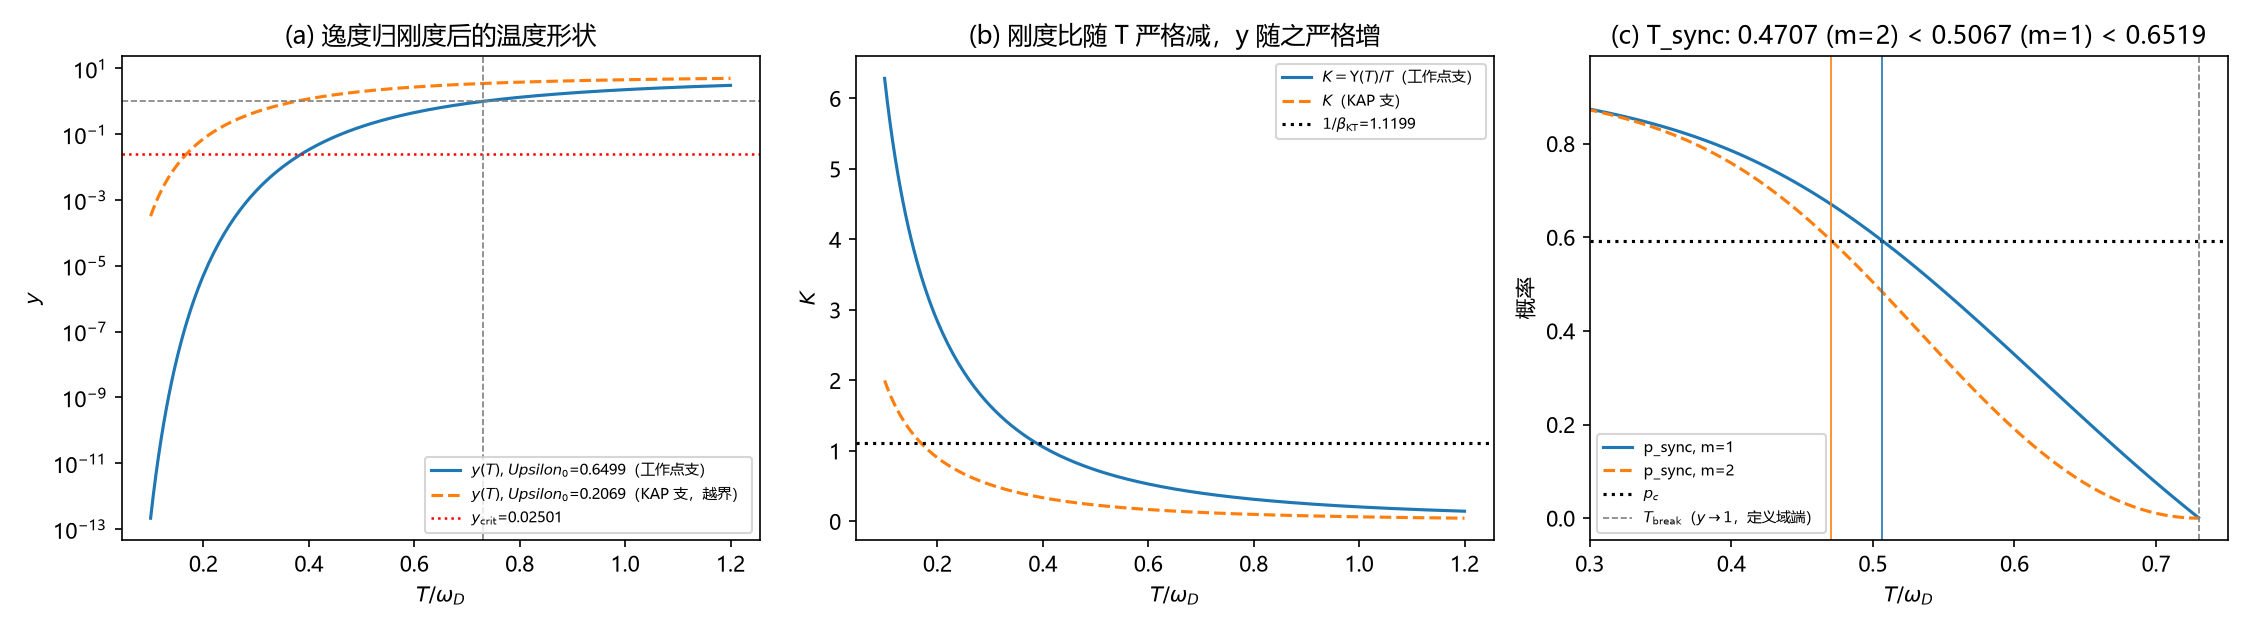

Python code for this plot:
# -*- coding: utf-8 -*-
"""环 15 / 审-6 重开（第 185 轮）：逸度 y 的温度依赖归还刚度，sigma_theta 只作恒等

登记口径：
- (15L.3) y(T) = 2*pi*exp(-E_c/(k_B T)), E_c = (pi^2/2) * Upsilon（Upsilon 为有效刚度）
- 环 19 (19W.3)/(19W.8)：Upsilon_bare(T) = Upsilon_0 * w(T)，w(T) = 2*int_0^1 u*tanh(u/(2T/w_D)) du
- (15L.5) y(T_c) <= 2*pi*exp(-pi^2/(2*beta_KT)) = 0.02501（与 Upsilon 无关）

本脚本只做：两条 Upsilon_0 分支下的 y(T)、t(T_c)、T_sync(m)，以及 (15L.5) 反解出的 Upsilon_0 下界。
无拟合、无新参数。
"""
import json
import numpy as np
import matplotlib
matplotlib.use("Agg")
import matplotlib.pyplot as plt
from scipy.stats import chi2
from scipy.optimize import brentq

plt.rcParams["font.sans-serif"] = ["Microsoft YaHei", "SimHei", "DejaVu Sans"]
plt.rcParams["axes.unicode_minus"] = False

PC = 0.592746
NU = 9.0
TU = 1.3
TC = 0.3
XC = 4.5
G = 0.622281
BETA_K = 0.89294
YB = 2.0 * np.pi * np.exp(-np.pi ** 2 / (2.0 * BETA_K))      # 0.02501 上界


def w(x, n=40001):
    if x <= 0.0:
        return 1.0
    u = np.linspace(0.0, 1.0, n)
    return float(2.0 * np.trapezoid(u * np.tanh(u / (2.0 * x)), u))


WC = w(TC)
Phi = lambda p: ((p - PC) / (1 - PC)) ** TU
phic = 1.0 - chi2.cdf(XC, NU)
KAP = G * Phi(phic)
UPS0_KAP = 2.0 * TC / (np.pi ** 2 * WC * KAP)      # 163 轮的两支之一
UPS0_WP = 2.0 * 3.207211 / np.pi ** 2              # 工作点支：2*E_c/pi^2, E_c=3.207211

p_pair = lambda t: 1.0 - chi2.cdf(XC * WC / w(t), NU)


def K_of(ups0, t):
    return ups0 * w(t) / t


def y_of(ups0, t):
    return 2.0 * np.pi * np.exp(-np.pi ** 2 * K_of(ups0, t) / 2.0)


_tm = lambda ups0, t, m: 1.0 + m * np.log(1.0 - y_of(ups0, t)) / np.log(phic)
_ps = lambda ups0, t, m: p_pair(t) * (1.0 - y_of(ups0, t)) ** m

out = {"w_Tc": WC, "p_at_Tc": phic, "y_bound": YB, "Upsilon0_KAP": UPS0_KAP, "Upsilon0_wp": UPS0_WP}

# (15L.5) 反解 Upsilon_0 下界：K(T_c)=Upsilon_0*w(T_c)/T_c >= 1/beta_KT
out["Upsilon0_lower_from_bound"] = TC / (BETA_K * WC)
out["K_Tc_wp"] = K_of(UPS0_WP, TC)
out["K_Tc_KAP"] = K_of(UPS0_KAP, TC)
out["one_over_beta"] = 1.0 / BETA_K

# y(T) 与单调性：y 增 <=> K 减
out["y_Tc_wp"] = y_of(UPS0_WP, TC)
out["y_Tc_KAP"] = y_of(UPS0_KAP, TC)
out["y_Tc_wp_le_bound"] = bool(out["y_Tc_wp"] <= YB + 1e-15)
out["y_Tc_KAP_le_bound"] = bool(out["y_Tc_KAP"] <= YB + 1e-15)

ts = np.linspace(0.10, 1.20, 221)
rows = []
for ups0, tag in ((UPS0_WP, "wp"), (UPS0_KAP, "KAP")):
    Ks = np.array([K_of(ups0, float(t)) for t in ts])
    ysr = np.array([y_of(ups0, float(t)) for t in ts])
    out[f"K_strict_decreasing_{tag}"] = bool(np.all(np.diff(Ks) < 0))
    out[f"y_strict_increasing_{tag}"] = bool(np.all(np.diff(ysr) > 0))
    out[f"y_max_{tag}"] = float(ysr.max())
    out[f"y_argmax_{tag}"] = float(ts[int(np.argmax(ysr))])

for t in (0.3, 0.35, 0.4, 0.45, 0.5, 0.55):
    rows.append({"T": t, "w": w(t), "K_wp": K_of(UPS0_WP, t), "y_wp": y_of(UPS0_WP, t),
                 "y_KAP": y_of(UPS0_KAP, t), "p_pair": p_pair(t),
                 "psync_m1": _ps(UPS0_WP, t, 1), "psync_m2": _ps(UPS0_WP, t, 2)})
out["table"] = rows

out["t_m1_Tc"] = _tm(UPS0_WP, TC, 1)
out["t_m2_Tc"] = _tm(UPS0_WP, TC, 2)


# y=2*pi*exp(-pi^2 K/2) 是逸度小量展开：y>=1 处越出定义域（K<=2*ln(2*pi)/pi^2）
K_BREAK = 2.0 * np.log(2.0 * np.pi) / np.pi ** 2
out["K_break_y_ge_1"] = K_BREAK
T_BREAK = float(brentq(lambda t: K_of(UPS0_WP, t) - K_BREAK, TC, 2.0, xtol=1e-14))
out["T_break_y_ge_1"] = T_BREAK
out["y_at_break"] = float(y_of(UPS0_WP, T_BREAK))


def solve(m):
    return brentq(lambda t: _ps(UPS0_WP, t, m) - PC, TC, T_BREAK - 1e-6, xtol=1e-14)


out["T_sync_m1"] = float(solve(1))
out["T_sync_m2"] = float(solve(2))
out["T_star"] = float(brentq(lambda t: p_pair(t) - PC, TC, 2.0, xtol=1e-13))
out["Tsync_m2_lt_m1"] = bool(out["T_sync_m2"] < out["T_sync_m1"])

# 两侧窗口：由 (19W.8) 的 Upsilon(T)=Upsilon_0 w(T) Phi(T)，0<=Phi<=1，且 (15L.5) y(T_c)<=y_crit
# 取 Phi=1（y 最小、T_sync 最高）与 Phi=const 使 y(T_c)=y_crit（y 最大、T_sync 最低）
_yTc_min = y_of(UPS0_WP, TC)
_lnMin = np.log(2.0 * np.pi / _yTc_min)
_lnMax = np.log(2.0 * np.pi / YB)
out["Phi_for_ycrit"] = float(_lnMax / _lnMin)
PHI_HI = out["Phi_for_ycrit"]
y_phi = lambda phi, t: 2.0 * np.pi * np.exp(-(np.pi ** 2) * (UPS0_WP * w(t) * phi) / (2.0 * t))
ps_phi = lambda phi, t, m: p_pair(t) * (1.0 - y_phi(phi, t)) ** m
out["y_Tc_Phi_hi"] = float(y_phi(PHI_HI, TC))


def solve_phi(phi, m):
    return brentq(lambda t: ps_phi(phi, t, m) - PC, TC, T_BREAK - 1e-6, xtol=1e-14)


out["T_sync_window_m1"] = [float(solve_phi(1.0, 1)), float(solve_phi(PHI_HI, 1))]
out["T_sync_window_m2"] = [float(solve_phi(1.0, 2)), float(solve_phi(PHI_HI, 2))]
out["window_note"] = "下界=Phi=1（y 最小）；上界=Phi 取 y(Tc)=y_crit（y 最大）"

fig, axes = plt.subplots(1, 3, figsize=(15, 4.2))
ax = axes[0]
ax.plot(ts, [y_of(UPS0_WP, float(t)) for t in ts], label=r"$y(T)$, $Upsilon_0$=%.4f（工作点支）" % UPS0_WP)
ax.plot(ts, [y_of(UPS0_KAP, float(t)) for t in ts], "--", label=r"$y(T)$, $Upsilon_0$=%.4f（KAP 支，越界）" % UPS0_KAP)
ax.axhline(YB, color="r", ls=":", lw=1.2, label=r"$y_{\rm crit}$=%.5f" % YB)
ax.axhline(1.0, color="gray", ls="--", lw=0.8)
ax.axvline(T_BREAK, color="gray", ls="--", lw=0.8)
ax.set(xlabel=r"$T/\omega_D$", ylabel="$y$", title="(a) 逸度归刚度后的温度形状", yscale="log")
ax.legend(fontsize=7)

ax = axes[1]
ax.plot(ts, [K_of(UPS0_WP, float(t)) for t in ts], label=r"$K=\Upsilon(T)/T$（工作点支）")
ax.plot(ts, [K_of(UPS0_KAP, float(t)) for t in ts], "--", label=r"$K$（KAP 支）")
ax.axhline(1.0 / BETA_K, color="k", ls=":", label=r"$1/\beta_{\rm KT}$=%.4f" % (1.0 / BETA_K))
ax.set(xlabel=r"$T/\omega_D$", ylabel="$K$", title="(b) 刚度比随 T 严格减，y 随之严格增")
ax.legend(fontsize=7)

ax = axes[2]
tm = ts[ts <= T_BREAK]
ax.plot(tm, [_ps(UPS0_WP, float(t), 1) for t in tm], label="p_sync, m=1")
ax.plot(tm, [_ps(UPS0_WP, float(t), 2) for t in tm], "--", label="p_sync, m=2")
ax.axhline(PC, color="k", ls=":", label=r"$p_c$")
ax.axvline(T_BREAK, color="gray", ls="--", lw=0.8, label=r"$T_{\rm break}$（$y\to1$，定义域端）")
ax.set_xlim(TC, T_BREAK + 0.02)
for v, c in ((out["T_sync_m2"], "C1"), (out["T_sync_m1"], "C0")):
    ax.axvline(v, color=c, lw=0.8)
ax.set(xlabel=r"$T/\omega_D$", ylabel="概率", title="(c) T_sync: %.4f (m=2) < %.4f (m=1) < %.4f" % (out["T_sync_m2"], out["T_sync_m1"], out["T_star"]))
ax.legend(fontsize=7)

fig.tight_layout()
fig.savefig("环15锁定概率_逸度归刚度的温度依赖.png", dpi=150)
with open("环15锁定概率_逸度归刚度的温度依赖.json", "w", encoding="utf-8") as fh:
    json.dump(out, fh, ensure_ascii=False, indent=2)
print(json.dumps(out, ensure_ascii=False, indent=2))
